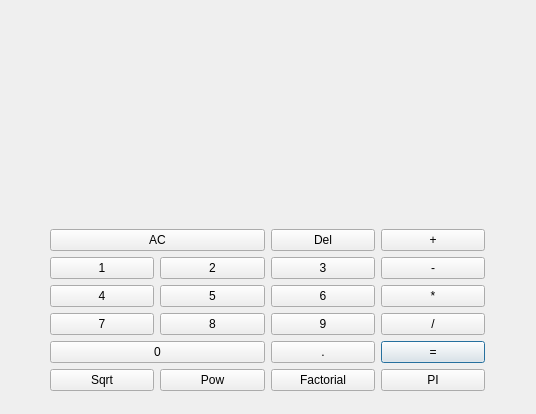
<?xml version="1.0" encoding="UTF-8"?>
<ui version="4.0">
 <class>Dialog</class>
 <widget class="QDialog" name="Dialog">
  <property name="geometry">
   <rect>
    <x>0</x>
    <y>0</y>
    <width>536</width>
    <height>414</height>
   </rect>
  </property>
  <property name="windowTitle">
   <string>Dialog</string>
  </property>
  <widget class="QWidget" name="gridLayoutWidget">
   <property name="geometry">
    <rect>
     <x>50</x>
     <y>20</y>
     <width>435</width>
     <height>371</height>
    </rect>
   </property>
   <layout class="QGridLayout" name="gridLayout">
    <item row="5" column="3">
     <widget class="QPushButton" name="equal">
      <property name="sizePolicy">
       <sizepolicy hsizetype="Minimum" vsizetype="Fixed">
        <horstretch>0</horstretch>
        <verstretch>22</verstretch>
       </sizepolicy>
      </property>
      <property name="text">
       <string>=</string>
      </property>
     </widget>
    </item>
    <item row="4" column="2">
     <widget class="QPushButton" name="pushButton_9">
      <property name="sizePolicy">
       <sizepolicy hsizetype="Minimum" vsizetype="Fixed">
        <horstretch>0</horstretch>
        <verstretch>22</verstretch>
       </sizepolicy>
      </property>
      <property name="text">
       <string>9</string>
      </property>
     </widget>
    </item>
    <item row="4" column="0">
     <widget class="QPushButton" name="pushButton_7">
      <property name="sizePolicy">
       <sizepolicy hsizetype="Minimum" vsizetype="Fixed">
        <horstretch>0</horstretch>
        <verstretch>22</verstretch>
       </sizepolicy>
      </property>
      <property name="text">
       <string>7</string>
      </property>
     </widget>
    </item>
    <item row="1" column="3">
     <widget class="QPushButton" name="plus">
      <property name="sizePolicy">
       <sizepolicy hsizetype="Minimum" vsizetype="Fixed">
        <horstretch>0</horstretch>
        <verstretch>22</verstretch>
       </sizepolicy>
      </property>
      <property name="text">
       <string>+</string>
      </property>
     </widget>
    </item>
    <item row="4" column="1">
     <widget class="QPushButton" name="pushButton_8">
      <property name="sizePolicy">
       <sizepolicy hsizetype="Minimum" vsizetype="Fixed">
        <horstretch>0</horstretch>
        <verstretch>22</verstretch>
       </sizepolicy>
      </property>
      <property name="text">
       <string>8</string>
      </property>
     </widget>
    </item>
    <item row="3" column="2">
     <widget class="QPushButton" name="pushButton_6">
      <property name="sizePolicy">
       <sizepolicy hsizetype="Minimum" vsizetype="Fixed">
        <horstretch>0</horstretch>
        <verstretch>22</verstretch>
       </sizepolicy>
      </property>
      <property name="text">
       <string>6</string>
      </property>
     </widget>
    </item>
    <item row="2" column="3">
     <widget class="QPushButton" name="minus">
      <property name="sizePolicy">
       <sizepolicy hsizetype="Minimum" vsizetype="Fixed">
        <horstretch>0</horstretch>
        <verstretch>22</verstretch>
       </sizepolicy>
      </property>
      <property name="text">
       <string>-</string>
      </property>
     </widget>
    </item>
    <item row="6" column="2">
     <widget class="QPushButton" name="Factorial">
      <property name="text">
       <string>Factorial</string>
      </property>
     </widget>
    </item>
    <item row="6" column="1">
     <widget class="QPushButton" name="pow_button">
      <property name="text">
       <string>Pow</string>
      </property>
     </widget>
    </item>
    <item row="2" column="2">
     <widget class="QPushButton" name="pushButton_3">
      <property name="sizePolicy">
       <sizepolicy hsizetype="Minimum" vsizetype="Fixed">
        <horstretch>0</horstretch>
        <verstretch>22</verstretch>
       </sizepolicy>
      </property>
      <property name="text">
       <string>3</string>
      </property>
     </widget>
    </item>
    <item row="1" column="2">
     <widget class="QPushButton" name="pushButton_Delete">
      <property name="sizePolicy">
       <sizepolicy hsizetype="Minimum" vsizetype="Fixed">
        <horstretch>0</horstretch>
        <verstretch>22</verstretch>
       </sizepolicy>
      </property>
      <property name="text">
       <string>Del</string>
      </property>
     </widget>
    </item>
    <item row="1" column="0" colspan="2">
     <widget class="QPushButton" name="AC">
      <property name="styleSheet">
       <string notr="true">Clear{
font: 75 11pt &quot;Ubuntu&quot;;
	color : rgb(220, 138, 221)
	background-color: rgb(255, 163, 72);
border-radius: 35px;
}

PushButton{
color : rgb(61,61,61);
	gridline-color: rgb(143, 240, 164);
	border-color: rgb(255, 163, 72);
}


</string>
      </property>
      <property name="text">
       <string>AC</string>
      </property>
     </widget>
    </item>
    <item row="3" column="3">
     <widget class="QPushButton" name="multiple">
      <property name="sizePolicy">
       <sizepolicy hsizetype="Minimum" vsizetype="Fixed">
        <horstretch>0</horstretch>
        <verstretch>22</verstretch>
       </sizepolicy>
      </property>
      <property name="text">
       <string>*</string>
      </property>
     </widget>
    </item>
    <item row="0" column="0" colspan="4">
     <widget class="QLabel" name="label">
      <property name="sizePolicy">
       <sizepolicy hsizetype="MinimumExpanding" vsizetype="Preferred">
        <horstretch>0</horstretch>
        <verstretch>20</verstretch>
       </sizepolicy>
      </property>
      <property name="styleSheet">
       <string notr="true">font: 63 11pt &quot;URW Bookman&quot;;
gridline-color: rgb(248, 228, 92); </string>
      </property>
      <property name="text">
       <string/>
      </property>
     </widget>
    </item>
    <item row="3" column="1">
     <widget class="QPushButton" name="pushButton_5">
      <property name="sizePolicy">
       <sizepolicy hsizetype="Minimum" vsizetype="Fixed">
        <horstretch>0</horstretch>
        <verstretch>22</verstretch>
       </sizepolicy>
      </property>
      <property name="text">
       <string>5</string>
      </property>
     </widget>
    </item>
    <item row="5" column="2">
     <widget class="QPushButton" name="point">
      <property name="sizePolicy">
       <sizepolicy hsizetype="Minimum" vsizetype="Fixed">
        <horstretch>0</horstretch>
        <verstretch>22</verstretch>
       </sizepolicy>
      </property>
      <property name="text">
       <string>.</string>
      </property>
     </widget>
    </item>
    <item row="6" column="3">
     <widget class="QPushButton" name="PI">
      <property name="text">
       <string>PI</string>
      </property>
     </widget>
    </item>
    <item row="2" column="0">
     <widget class="QPushButton" name="pushButton_1">
      <property name="sizePolicy">
       <sizepolicy hsizetype="Minimum" vsizetype="Fixed">
        <horstretch>0</horstretch>
        <verstretch>22</verstretch>
       </sizepolicy>
      </property>
      <property name="text">
       <string>1</string>
      </property>
     </widget>
    </item>
    <item row="3" column="0">
     <widget class="QPushButton" name="pushButton_4">
      <property name="sizePolicy">
       <sizepolicy hsizetype="Minimum" vsizetype="Fixed">
        <horstretch>0</horstretch>
        <verstretch>22</verstretch>
       </sizepolicy>
      </property>
      <property name="text">
       <string>4</string>
      </property>
     </widget>
    </item>
    <item row="6" column="0">
     <widget class="QPushButton" name="Sqrt">
      <property name="text">
       <string>Sqrt</string>
      </property>
     </widget>
    </item>
    <item row="4" column="3">
     <widget class="QPushButton" name="divide">
      <property name="sizePolicy">
       <sizepolicy hsizetype="Minimum" vsizetype="Fixed">
        <horstretch>0</horstretch>
        <verstretch>22</verstretch>
       </sizepolicy>
      </property>
      <property name="text">
       <string>/</string>
      </property>
     </widget>
    </item>
    <item row="2" column="1">
     <widget class="QPushButton" name="pushButton_2">
      <property name="sizePolicy">
       <sizepolicy hsizetype="Minimum" vsizetype="Fixed">
        <horstretch>0</horstretch>
        <verstretch>22</verstretch>
       </sizepolicy>
      </property>
      <property name="text">
       <string>2</string>
      </property>
     </widget>
    </item>
    <item row="5" column="0" colspan="2">
     <widget class="QPushButton" name="pushButton_0">
      <property name="sizePolicy">
       <sizepolicy hsizetype="Minimum" vsizetype="Fixed">
        <horstretch>0</horstretch>
        <verstretch>22</verstretch>
       </sizepolicy>
      </property>
      <property name="text">
       <string>0</string>
      </property>
     </widget>
    </item>
   </layout>
  </widget>
 </widget>
 <resources/>
 <connections/>
</ui>
